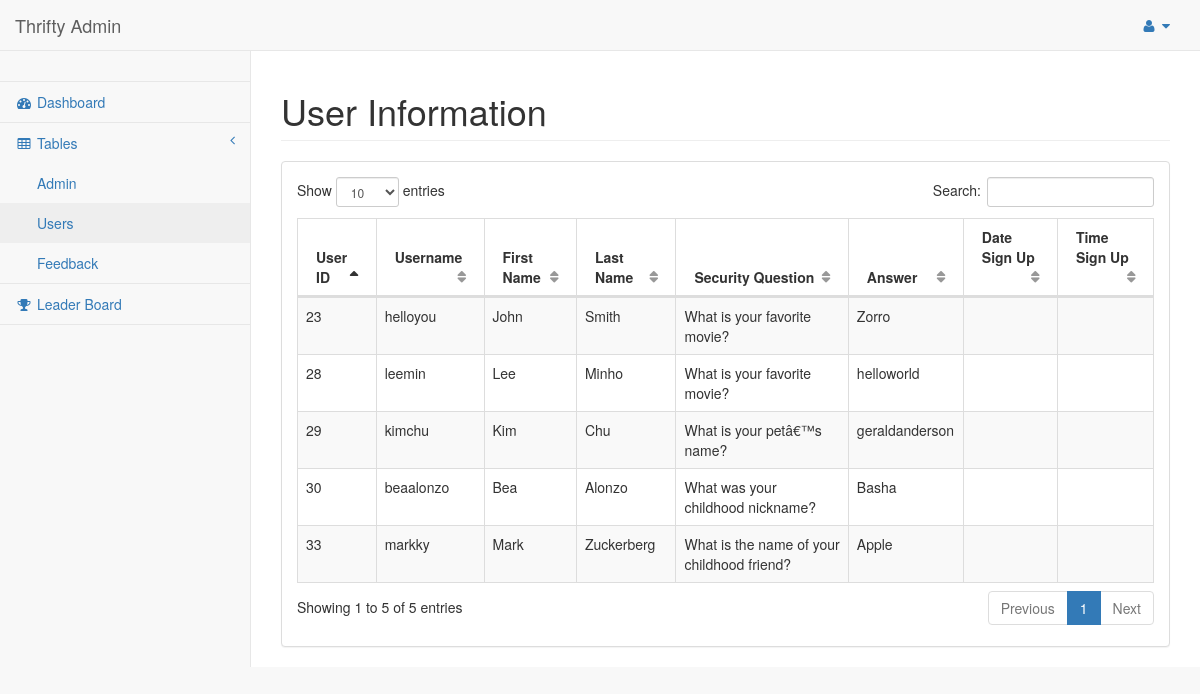
The page /pages/table1.php (signed in) on the database its author committed.
### tables this page shows
CREATE TABLE IF NOT EXISTS `users` (
  `id` int(11) NOT NULL,
  `firstname` varchar(100) NOT NULL,
  `lastname` varchar(100) NOT NULL,
  `question` varchar(100) NOT NULL,
  `answer` varchar(100) NOT NULL,
  `username` varchar(100) NOT NULL,
  `password` varchar(100) NOT NULL,
  `dp` varchar(100) NOT NULL
);

### pages/table1.php (the view, shortened to what this page needs)
<!DOCTYPE html>
<html lang="en">
<head>
    <link href="../vendor/bootstrap/css/bootstrap.min.css" rel="stylesheet">
    <link href="../vendor/metisMenu/metisMenu.min.css" rel="stylesheet">
    <link href="../vendor/datatables-plugins/dataTables.bootstrap.css" rel="stylesheet">
    <link href="../vendor/datatables-responsive/dataTables.responsive.css" rel="stylesheet">
    <link href="../dist/css/sb-admin-2.css" rel="stylesheet">
    <link href="../vendor/font-awesome/css/font-awesome.min.css" rel="stylesheet" type="text/css">
</head>
<body>
    <div id="wrapper">
        <nav class="navbar navbar-default navbar-static-top" role="navigation" style="margin-bottom: 0">
            <div class="navbar-header">
                <a class="navbar-brand" href="index.php">Thrifty Admin</a>
            </div>
            <ul class="nav navbar-top-links navbar-right">
                <li class="dropdown">
                    <a class="dropdown-toggle" data-toggle="dropdown" href="#">
                        <i class="fa fa-user fa-fw"></i> <i class="fa fa-caret-down"></i>
                    </a>
                </li>
            </ul>
            <div class="navbar-default sidebar" role="navigation">
                <div class="sidebar-nav navbar-collapse">
                    <ul class="nav" id="side-menu">
                        <li class="sidebar-search">
                        </li>
                        <li>
                            <a href="index.php"><i class="fa fa-dashboard fa-fw"></i> Dashboard</a>
                        </li>
                        <li>
                            <a href="#"><i class="fa fa-table fa-fw"></i> Tables<span class="fa arrow"></span></a>
							<ul class="nav nav-second-level">
                                <li>
                                    <a href="table.php">Admin</a>
                                </li>
								<li>
                                    <a href="table1.php">Users</a>
                                </li>
                                <li>
                                    <a href="table2.php">Feedback</a>
                                </li>
                            </ul>
                        </li>
						<li>
                            <a href="leaderboard.php"><i class="fa fa-trophy fa-fw"></i> Leader Board</a>
                        </li>
                    </ul>
                </div>
            </div>
        </nav>
        <div id="page-wrapper">
            <div class="row">
                <div class="col-lg-12">
                    <h1 class="page-header">User Information</h1>
                </div>
            </div>
            <div class="row">
                <div class="col-lg-12">
                    <div class="panel panel-default">
                        <div class="panel-body">
                            <table width="100%" class="table table-striped table-bordered table-hover" id="dataTables-example">
                                <thead>
                                    <tr>
                                        <th class="center">User ID</th>
										<th class="center">Username</th>
                                        <th class="center">First Name</th>
                                        <th class="center">Last Name</th>
										<th class="center">Security Question</th>
										<th class="center">Answer</th>
										<th class="center">Date Sign Up</th>
										<th class="center">Time Sign Up</th>
                                    </tr>
                                </thead>
                                <tbody>
								<?php
									$result=mysql_query("SELECT * from users");
									while($row=mysql_fetch_array($result)){
								?>
                                    <tr class="odd gradeX">
                                        <td class="center"><?php echo $row['id']?></td>
										<td class="center"><?php echo $row['username']?></td>
                                        <td class="center"><?php echo $row['firstname']?></td>
                                        <td class="center"><?php echo $row['lastname']?></td>
										<td class="center"><?php echo $row['question']?></td>
										<td class="center"><?php echo $row['answer']?></td>
										<td class="center"><?php echo $row['dateSignedUp']?></td>
										<td class="center"><?php echo $row['timeSignedUp']?></td>
                                    </tr><?php } ?>
                                </tbody>
                            </table>
                        </div>
                    </div>
                </div>
            </div>
        </div>
    </div>
</body>
</html>

### rows shown on the page
users: id "23", username "helloyou", firstname "John", lastname "Smith", question "What is your favorite movie?", answer "Zorro"
users: id "28", username "leemin", firstname "Lee", lastname "Minho", question "What is your favorite movie?", answer "helloworld"
users: id "29", username "kimchu", firstname "Kim", lastname "Chu", question "What is your petâ€™s name?", answer "geraldanderson"
users: id "30", username "beaalonzo", firstname "Bea", lastname "Alonzo", question "What was your childhood nickname?", answer "Basha"
users: id "33", username "markky", firstname "Mark", lastname "Zuckerberg", question "What is the name of your childhood friend?", answer "Apple"
